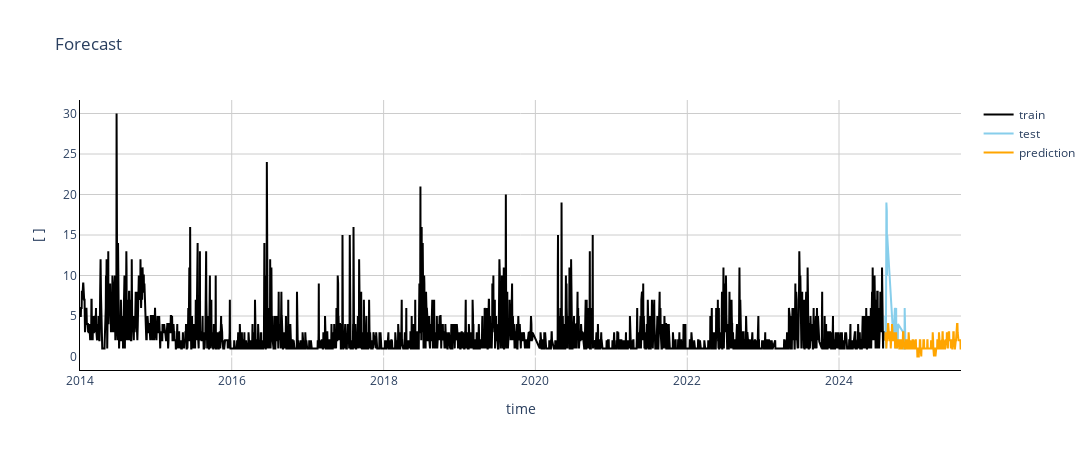

Write notebook code for a chart like this one.
### Code cell
fig = go.Figure()

fig.add_trace(trace=go.Scatter(
    x=obj.Y_train['ds'], y=obj.Y_train['y'],
    mode='lines', marker=go.scatter.Marker(
        color='black'
    ), name='train'
))

fig.add_trace(trace=go.Scatter(
    x=obj.Y_test['ds'], y=obj.Y_test['y'],
    mode='lines', marker=go.scatter.Marker(
        color='skyblue'
    ), name='test'
))

fig.add_trace(trace=go.Scatter(
    x=prediction['ds'], y=np.round(prediction['AutoNHITS'],0),
    mode='lines', marker=go.scatter.Marker(
        color='orange'
    ), name='prediction'
))

main_layout(fig=fig, width=1100, height=450, title='Forecast', x='time', y='[ ]')

fig.show()

### Figure 1 — Plotly figure (JSON) as saved in the notebook; plotly's stock layout.template omitted (floating-point values rounded to 4 significant figures; data arrays with more than 128 entries replaced by an {"elided": "..."} marker saying what was removed)
{"data": [{"hovertemplate": "x: %{x}<br>y: %{y}", "marker": {"color": "black"}, "mode": "lines", "name": "train", "type": "scatter", "x": {"elided": "3875 str values"}, "y": {"elided": "3875 float values"}}, {"hovertemplate": "x: %{x}<br>y: %{y}", "marker": {"color": "skyblue"}, "mode": "lines", "name": "test", "type": "scatter", "x": ["2024-08-11T00:00:00", "2024-08-12T00:00:00", "2024-08-13T00:00:00", "2024-08-14T00:00:00", "2024-08-15T00:00:00", "2024-08-16T00:00:00", "2024-08-17T00:00:00", "2024-08-18T00:00:00", "2024-08-19T00:00:00", "2024-08-20T00:00:00", "2024-08-21T00:00:00", "2024-08-22T00:00:00", "2024-08-23T00:00:00", "2024-08-24T00:00:00", "2024-08-25T00:00:00", "2024-08-26T00:00:00", "2024-08-27T00:00:00", "2024-08-28T00:00:00", "2024-08-29T00:00:00", "2024-08-30T00:00:00", "2024-08-31T00:00:00", "2024-09-01T00:00:00", "2024-09-02T00:00:00", "2024-09-03T00:00:00", "2024-09-04T00:00:00", "2024-09-05T00:00:00", "2024-09-06T00:00:00", "2024-09-07T00:00:00", "2024-09-08T00:00:00", "2024-09-09T00:00:00", "2024-09-10T00:00:00", "2024-09-11T00:00:00", "2024-09-12T00:00:00", "2024-09-13T00:00:00", "2024-09-14T00:00:00", "2024-09-15T00:00:00", "2024-09-16T00:00:00", "2024-09-17T00:00:00", "2024-09-18T00:00:00", "2024-09-19T00:00:00", "2024-09-20T00:00:00", "2024-09-21T00:00:00", "2024-09-22T00:00:00", "2024-09-23T00:00:00", "2024-09-24T00:00:00", "2024-09-25T00:00:00", "2024-09-26T00:00:00", "2024-09-27T00:00:00", "2024-09-28T00:00:00", "2024-09-29T00:00:00", "2024-09-30T00:00:00", "2024-10-01T00:00:00", "2024-10-02T00:00:00", "2024-10-03T00:00:00", "2024-10-04T00:00:00", "2024-10-05T00:00:00", "2024-10-06T00:00:00", "2024-10-07T00:00:00", "2024-10-08T00:00:00", "2024-10-09T00:00:00", "2024-10-10T00:00:00", "2024-10-11T00:00:00", "2024-10-12T00:00:00", "2024-10-13T00:00:00", "2024-10-14T00:00:00", "2024-10-15T00:00:00", "2024-10-16T00:00:00", "2024-10-17T00:00:00", "2024-10-18T00:00:00", "2024-10-19T00:00:00", "2024-10-20T00:00:00", "2024-10-21T00:00:00", "2024-10-22T00:00:00", "2024-10-23T00:00:00", "2024-10-24T00:00:00", "2024-10-25T00:00:00", "2024-10-26T00:00:00", "2024-10-27T00:00:00", "2024-10-28T00:00:00", "2024-10-29T00:00:00", "2024-10-30T00:00:00", "2024-10-31T00:00:00", "2024-11-01T00:00:00", "2024-11-02T00:00:00", "2024-11-03T00:00:00", "2024-11-04T00:00:00", "2024-11-05T00:00:00", "2024-11-06T00:00:00", "2024-11-07T00:00:00", "2024-11-08T00:00:00", "2024-11-09T00:00:00", "2024-11-10T00:00:00", "2024-11-11T00:00:00", "2024-11-12T00:00:00", "2024-11-13T00:00:00", "2024-11-14T00:00:00", "2024-11-15T00:00:00", "2024-11-16T00:00:00", "2024-11-17T00:00:00", "2024-11-18T00:00:00"], "y": [5, 2, 1, 4, 10, 19, 18, 18, 10, 15, 14.55, 14.1, 13.66, 13.21, 12.76, 12.31, 11.86, 11.41, 10.97, 10.52, 10.07, 9.621, 9.172, 8.724, 8.276, 7.828, 7.379, 6.931, 6.483, 6.034, 5.586, 5.138, 4.69, 4.241, 3.793, 3.345, 2.897, 2.448, 2, 2, 2.667, 3.333, 4, 6, 6, 5, 6, 3, 1, 1, 3, 5, 6, 2, 1, 1, 1, 1, 3, 2, 2, 4, 3.96, 3.92, 3.88, 3.84, 3.8, 3.76, 3.72, 3.68, 3.64, 3.6, 3.56, 3.52, 3.48, 3.44, 3.4, 3.36, 3.32, 3.28, 3.24, 3.2, 3.16, 3.12, 3.08, 3.04, 3, 2, 2, 1, 1, 1, 1, 6, 1, 1, 1, 1, 1, null]}, {"hovertemplate": "x: %{x}<br>y: %{y}", "marker": {"color": "orange"}, "mode": "lines", "name": "prediction", "type": "scatter", "x": {"elided": "365 str values"}, "y": {"elided": "365 int values"}}], "layout": {"height": 450, "paper_bgcolor": "white", "plot_bgcolor": "white", "title": {"text": "Forecast"}, "width": 1100, "xaxis": {"gridcolor": "#cccccc", "linecolor": "black", "title": {"text": "time"}}, "yaxis": {"gridcolor": "#cccccc", "linecolor": "black", "title": {"text": "[ ]"}}}}
